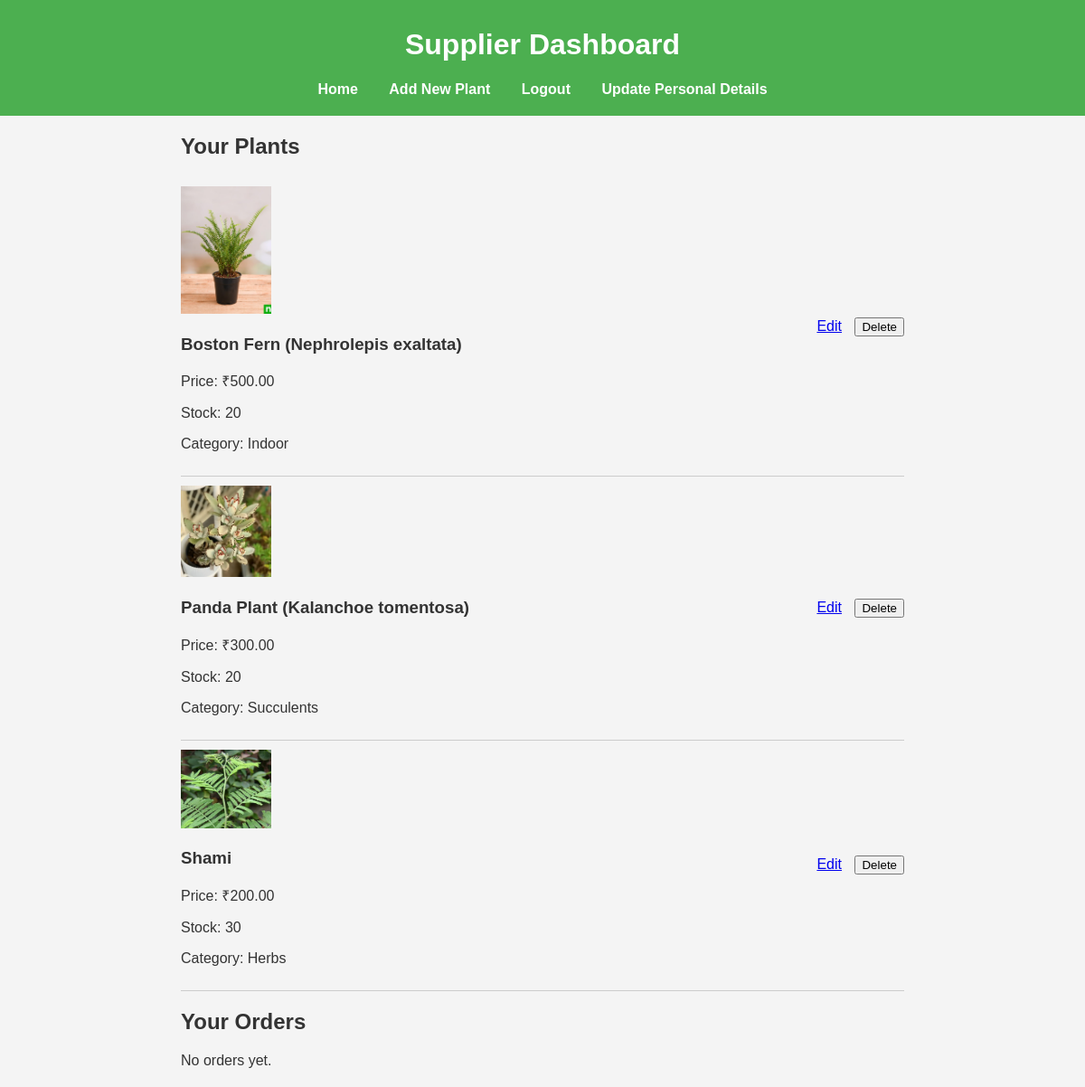
Page /supplier_dashboard (signed in) on the earlier database version.
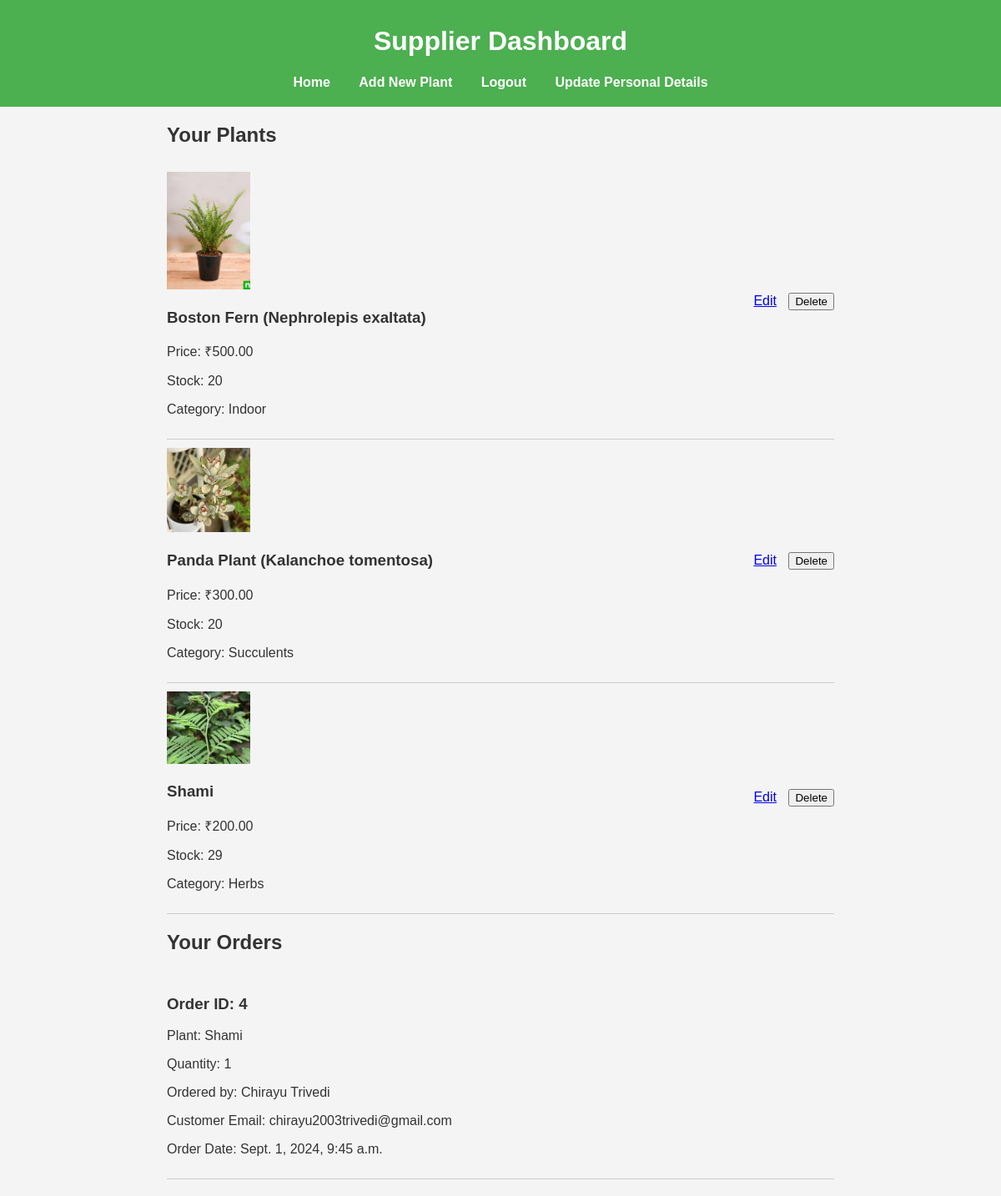
Same page on the later database version.
### store/models.py (models this page shows, shortened)
class Plant(models.Model):
    supplier = models.ForeignKey(Supplier, on_delete=models.CASCADE, related_name='plants')
    name = models.CharField(max_length=255)
    description = models.TextField()
    price = models.DecimalField(max_digits=10, decimal_places=2)
    image = models.ImageField(upload_to='plants/', blank=True, null=True)
    stock = models.PositiveIntegerField(default=0)
    category = models.ForeignKey(Category, on_delete=models.SET_NULL, null=True, blank=True)

class Category(models.Model):
    name = models.CharField(max_length=100)
    description = models.TextField()

class Order(models.Model):
    customer = models.ForeignKey(Customer, on_delete=models.CASCADE)
    plant = models.ForeignKey(Plant, on_delete=models.CASCADE)
    quantity = models.IntegerField()
    order_date = models.DateTimeField(auto_now_add=True)

class Customer(models.Model):
    user = models.OneToOneField(settings.AUTH_USER_MODEL, on_delete=models.CASCADE, null=True, blank=True)
    first_name = models.CharField(max_length=100)
    last_name = models.CharField(max_length=100)
    email = models.EmailField()
    address = models.TextField()

### store/views.py (the view)
# urls.py: path('supplier_dashboard', views.supplier_dashboard, name='supplier_dashboard'),
def supplier_dashboard(request):
    supplier = request.user.supplier
    plants = supplier.plants.all()
    orders = Order.objects.filter(plant__supplier=supplier)  # Get all orders related to this supplier
    context = {
        'supplier': supplier,
        'orders': orders
    }
    return render(request, 'store/supplier_dashboard.html', context)

### store/templates/store/supplier_dashboard.html (shortened to what this page needs)
{% load static %}
<!DOCTYPE html>
<html>
<head>
    <link rel="stylesheet" href="/static/store/css/styles.css">
</head>
<body>
    <header>
        <h1>Supplier Dashboard</h1>
        <nav>
            <a href="/supplier_dashboard">Home</a>
            <a href="/add_plant/">Add New Plant</a>
            <a href="/logout/">Logout</a>
            <a href="/update_supplier/">Update Personal Details</a>
        </nav>
    </header>
    <div class="plant-list">
        <h2>Your Plants</h2>
        {% for plant in supplier.plants.all %}
            <div class="plant-item">
                <div class="details">
                    {% if plant.image %}
                        <img src="{{ plant.image.url }}" alt="{{ plant.name }}">
                    {% endif %}
                    <div>
                        <h3>{{ plant.name }}</h3>
                        <p>Price: ₹{{ plant.price }}</p>
                        <p>Stock: {{ plant.stock }}</p>
                        <p>Category: {{ plant.category.name }}</p>
                    </div>
                </div>
                <div class="actions">
                    <a href="{% url 'edit_plant' plant.id %}">Edit</a>
                    <form action="{% url 'delete_plant' plant.id %}" method="post" style="display:inline;">
                        <button type="submit" onclick="return confirm('Are you sure you want to delete this plant?');">Delete</button>
                    </form>
                </div>
            </div>
        {% endfor %}
    </div>
    <div class="order-list">
        <h2>Your Orders</h2>
        {% if orders %}
            {% for order in orders %}
                <div class="order-item">
                    <div class="details">
                        <div>
                            <h3>Order ID: {{ order.id }}</h3>
                            <p>Plant: {{ order.plant.name }}</p>
                            <p>Quantity: {{ order.quantity }}</p>
                            <p>Ordered by: {{ order.customer.first_name }} {{ order.customer.last_name }}</p>
                            <p>Customer Email: {{ order.customer.email }}</p>
                            <p>Order Date: {{ order.order_date }}</p>
                        </div>
                    </div>
                </div>
            {% endfor %}
        {% else %}
            <p>No orders yet.</p>
        {% endif %}
    </div>
</body>
</html>

Differences in the rows shown:
changed Plant "Shami": stock "30" → "29"
added Order: id "4", plant.name "Shami", quantity "1", customer.first_name "Chirayu", customer.last_name "Trivedi", customer.email "chirayu2003trivedi@gmail.com", order_date "Sept. 1, 2024, 9:45 a.m."
Other differences:
text no longer shown: "No orders yet."
